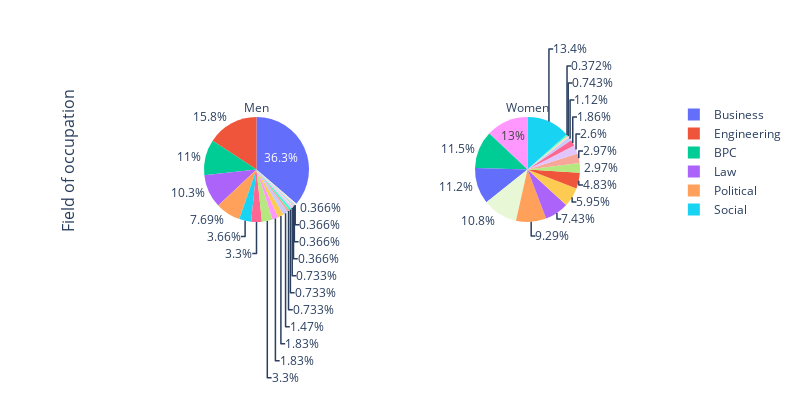

Here is the notebook cell this chart was saved with:
### Markdown cell above
We have a quiet even split between male and female, age distribtion is slightly above 25, moslty European American, and Asian american as expected in the east of the US.

### Code cell
#####
# let's have a peek of field of occupation by gender
############
fig = make_subplots(rows=1, cols=2, 
     specs=[[{"type": "pie"}, {"type": "pie"}]], 
     y_title='Field of occupation', 
     horizontal_spacing=0, 
     vertical_spacing=0)

field_of_occpupation_male = dt_population.loc[(dt_population['gender']=="Male"), 'field_cd'].value_counts()
field_of_occpupation_female = dt_population.loc[(dt_population['gender']=="Female"), 'field_cd'].value_counts()

fig.add_trace(go.Pie(
     values=field_of_occpupation_male.values,
     labels=field_of_occpupation_male.index,
     title="Men"), 
     row=1, col=1)

fig.add_trace(go.Pie(
     values=field_of_occpupation_female.values,
     labels=field_of_occpupation_female.index,
     title="Women"), 
     row=1, col=2)

fig.update_layout(
    autosize=False,
    width=800,
    height=400,)

fig.show()

### Figure 1 — Plotly figure (JSON) as saved in the notebook; plotly's stock layout.template omitted (floating-point values rounded to 4 significant figures)
{"data": [{"domain": {"x": [0, 0.5], "y": [0, 1]}, "labels": ["Business", "Engineering", "BPC", "Law", "Political", "Social", "Math", "History", "Education", "English", "Film", "Arts", "Other", "Medical", "Languages", "Undergrad", "Architecture", "Social Work"], "title": {"text": "Men"}, "type": "pie", "values": [99, 43, 30, 28, 21, 10, 9, 9, 5, 5, 4, 2, 2, 2, 1, 1, 1, 1]}, {"domain": {"x": [0.5, 1], "y": [0, 1]}, "labels": ["Social", "Education", "BPC", "Business", "Social Work", "Political", "Law", "English", "Engineering", "History", "Arts", "Medical", "Math", "Film", "Languages", "Other"], "title": {"text": "Women"}, "type": "pie", "values": [36, 35, 31, 30, 29, 25, 20, 16, 13, 8, 8, 7, 5, 3, 2, 1]}], "layout": {"annotations": [{"font": {"size": 16}, "showarrow": false, "text": "Field of occupation", "textangle": -90, "x": 0, "xanchor": "right", "xref": "paper", "xshift": -40, "y": 0.5, "yanchor": "middle", "yref": "paper"}], "autosize": false, "height": 400, "width": 800}}
